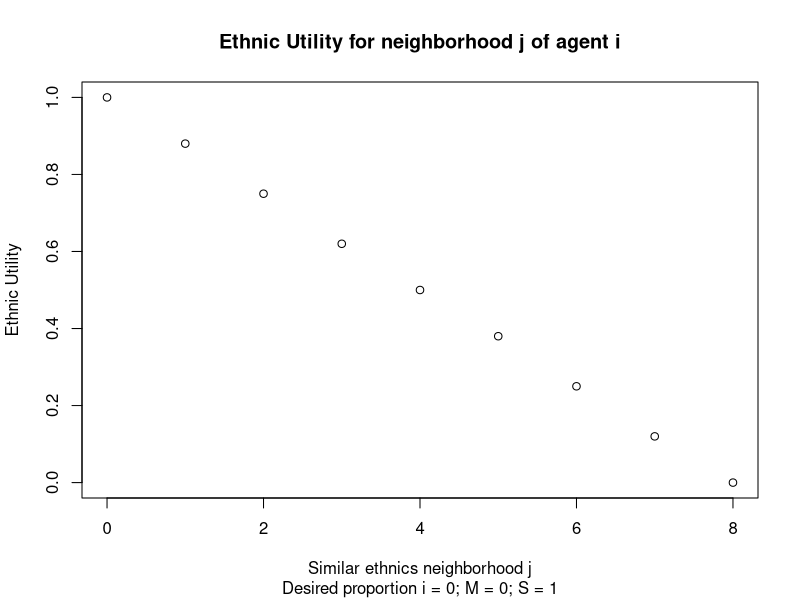
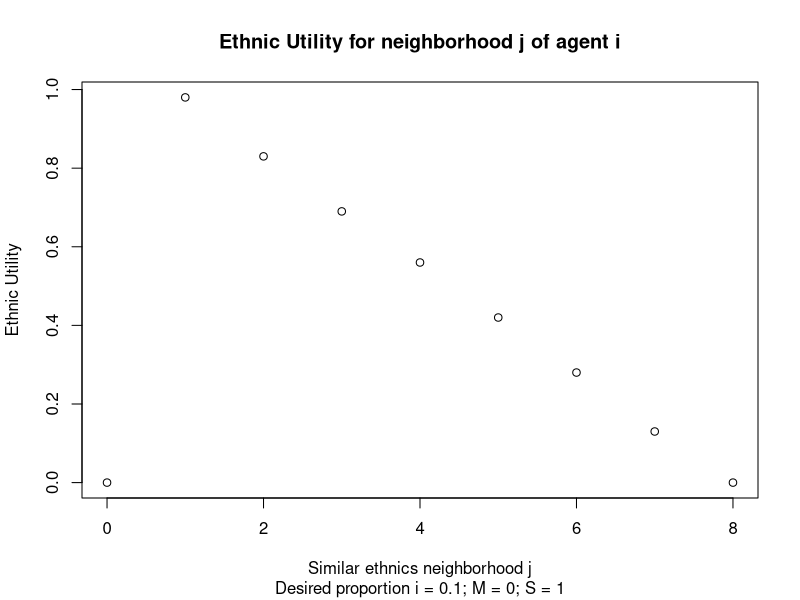
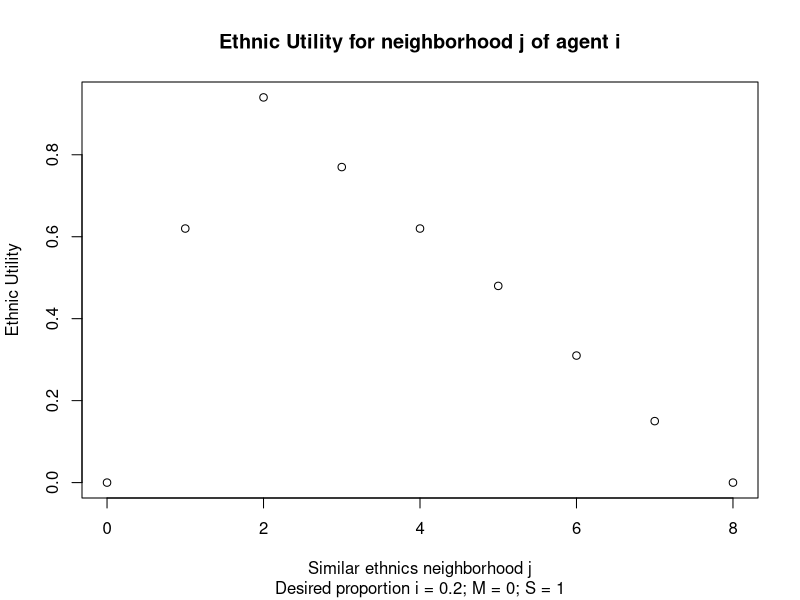
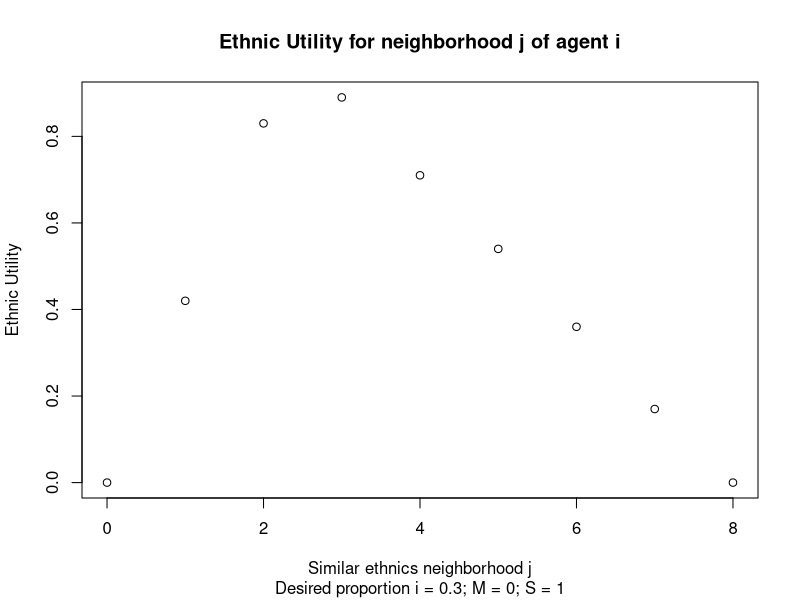
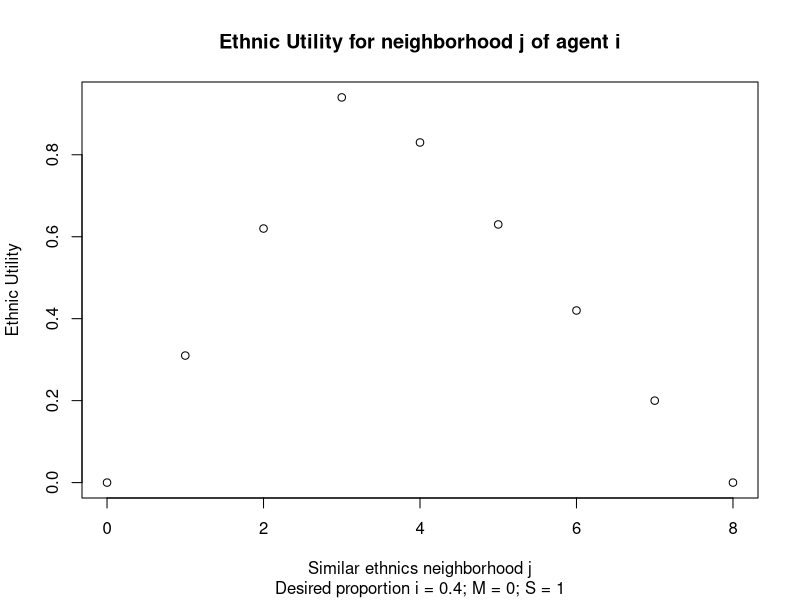
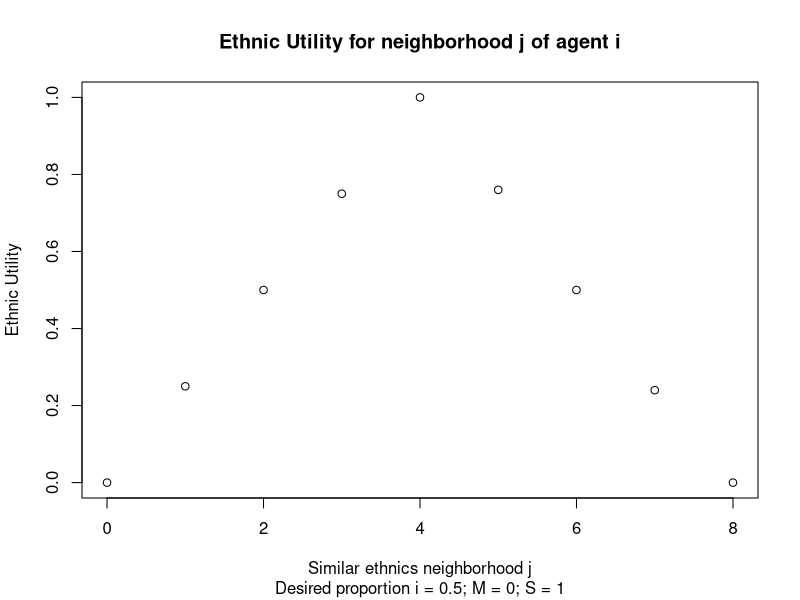
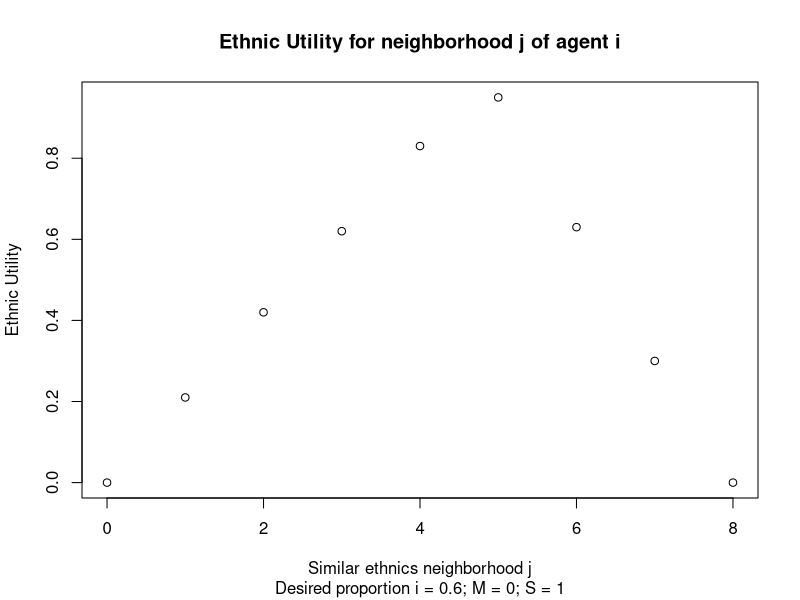
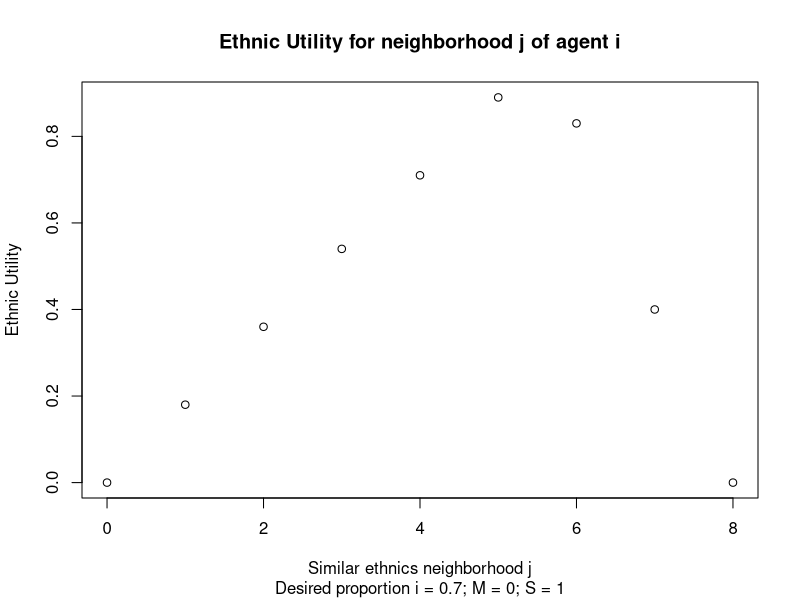

Generate these figures, in order, with R:
## ---- chunk 1
knitr::opts_chunk$set(echo = TRUE, fig.lp="fig:")

library(Hmisc)

# v_w <- 1 - e_w

f_eth <- function(i_e,M,x,n,S){
  if (x > n){
    U <- NA}else{
  if (x < round(n*i_e,digits = 2)){
   U <- (x / round((n*i_e),digits = 2)) * S
    }else if (x > round((n*i_e),digits = 2)){
      U <- M + ((1- round((x/n),digits = 2))*(1-M))/(1-i_e)
    }else{
        U <- 1}
  round(U,digits = 2)
    }
}

f_val <- function(e_w,ew_ng,M,i_v,S){
  if (round(abs(e_w-ew_ng), digits=2) <= i_v) {
    U <- 1
    }else{
      U <- (M + ((1-(round(abs(e_w-ew_ng), digits=2)))*(1-M))/(1-i_v)) * S
    }
  round(U,digits = 2)
}



# install.packages("tinytex", repos = "https://cloud.r-project.org" ) if debug needed?

## ---- chunk 2


# f2 <- function(p,M,x,n,S)

#i_e = 0.5
M = 0
S = 1
n = 8

for (i_e in seq (0.0,1.0, by = 0.1)){
  
f0m <- f_eth(i_e,M,0,n,S)
f1m <- f_eth(i_e,M,1,n,S)
f2m <- f_eth(i_e,M,2,n,S)
f3m <- f_eth(i_e,M,3,n,S)
f4m <- f_eth(i_e,M,4,n,S)
f5m <- f_eth(i_e,M,5,n,S)
f6m <- f_eth(i_e,M,6,n,S)
f7m <- f_eth(i_e,M,7,n,S)
f8m <- f_eth(i_e,M,8,n,S)

num_sim_col <- seq(0, 8, by = 1)
Utility_E <- c(f0m,f1m,f2m,f3m,f4m,f5m,f6m,f7m,f8m)
name_E <- paste0("Desired proportion i = ",i_e,"; M = ",M,"; S = ",S)

plot(num_sim_col,Utility_E, xlab = "Similar ethnics neighborhood j", ylab = "Ethnic Utility",  main = "Ethnic Utility for neighborhood j of agent i",  sub = name_E)

report_E <- paste0("M = ",M,"; S = ",S,"; Desired proportion i = ",i_e,"; Similar ethnics neighborhood j = ", seq(0, 8, by = 1), "; Utility ij = ", Utility_E)

print(report_E)

}
## ---- chunk 3


i_v <- 0
S  <- 1
M <- 0


#  f_dist <- (o,ot,M,i,S)

for (e_w in seq (0.0,1.0, by = 0.1)){

fv0d2 <- f_val(e_w,0,M,i_v,S)
fv1d2 <- f_val(e_w,0.1,M,i_v,S)
fv2d2 <- f_val(e_w,0.2,M,i_v,S)
fv3d2 <- f_val(e_w,0.3,M,i_v,S)
fv4d2 <- f_val(e_w,0.4,M,i_v,S)
fv5d2 <- f_val(e_w,0.5,M,i_v,S)
fv6d2 <- f_val(e_w,0.6,M,i_v,S)
fv7d2 <- f_val(e_w,0.7,M,i_v,S)
fv8d2 <- f_val(e_w,0.8,M,i_v,S)
fv9d2 <- f_val(e_w,0.9,M,i_v,S)
fv10d2 <- f_val(e_w,1.0,M,i_v,S)

value_mean_neighborhood <- seq(0.0, 1.0, by = 0.1)
Utility_V <- c(fv0d2,fv1d2,fv2d2,fv3d2,fv4d2,fv5d2,fv6d2,fv7d2,fv8d2,fv9d2,fv10d2)
name_V <- paste0("Ethnic weight i = ", e_w,"; desired distance i = ",i_v,"; M = ",M,"; S = ",S)

plot(value_mean_neighborhood,Utility_V, xlab = "Mean ethnic weight neighborhood j", ylab = "Value Utility",  main = "Value Utility for neighborhood j of agent i",  sub = name_V)

report_v <- paste0(name_V,"; Mean ethnic weight j = ", seq(0.0, 1.0, by = 0.1), "; Utility ij = ", Utility_V)

print(report_v)


}

## ---- chunk 4

prob <- function(d_u_e,d_u_v,e_w,par_v){round(1 / (1 + exp(-(e_w*10)*(d_u_e) + (-(v_w*10)*(d_u_v)))),digits= 2)}


for (d_u_e in seq (-1.0,1.0, by = 0.1)){
  
e_w <- 0
v_w <- 0

# d_u_e <- -1

  dis_0   <- prob(d_u_e,0.0,e_w,v_w)
dis_0.1 <- prob(d_u_e,0.1,e_w,v_w)
dis_0.2 <- prob(d_u_e,0.2,e_w,v_w)
dis_0.3 <- prob(d_u_e,0.3,e_w,v_w)
dis_0.4 <- prob(d_u_e,0.4,e_w,v_w)
dis_0.5 <- prob(d_u_e,0.5,e_w,v_w)
dis_0.6 <- prob(d_u_e,0.6,e_w,v_w)
dis_0.7 <- prob(d_u_e,0.7,e_w,v_w)
dis_0.8 <- prob(d_u_e,0.8,e_w,v_w)
dis_0.9 <- prob(d_u_e,0.9,e_w,v_w)
dis_1   <- prob(d_u_e,1.0,e_w,v_w)
dis_0.1neg <- prob(d_u_e,-0.1,e_w,v_w)
dis_0.2neg <- prob(d_u_e,-0.2,e_w,v_w)
dis_0.3neg <- prob(d_u_e,-0.3,e_w,v_w)
dis_0.4neg <- prob(d_u_e,-0.4,e_w,v_w)
dis_0.5neg <- prob(d_u_e,-0.5,e_w,v_w)
dis_0.6neg <- prob(d_u_e,-0.6,e_w,v_w)
dis_0.7neg <- prob(d_u_e,-0.7,e_w,v_w)
dis_0.8neg <- prob(d_u_e,-0.8,e_w,v_w)
dis_0.9neg <- prob(d_u_e,-0.9,e_w,v_w)
dis_1neg   <- prob(d_u_e,-1.0,e_w,v_w)
  
  value_difference <- seq(-1.0,1.0, by = 0.1)
  prob_relocation <- seq(0.0, 1.0,  by = 0.1)
  
  prob_choice <- c(dis_1neg,dis_0.9neg,dis_0.8neg,dis_0.7neg,dis_0.6neg,dis_0.5neg,dis_0.4neg,dis_0.3neg,dis_0.2neg,dis_0.1neg,dis_0,dis_0.1,dis_0.2,dis_0.3,dis_0.4,dis_0.5,dis_0.6,dis_0.7,dis_0.8,dis_0.9,dis_1)
  
  name_diff <- paste0("Note: "," Ethnic parameter = ", e_w*10," ;"," Value parameter = ", v_w*10, 
                      "\r\n Utility Difference -1 = MIN Utility Alternative, 1 = MAX Utility Alternative")
  
  name_diff_title <-paste0("Probability to move to alternative","\r\n Difference Ethnic Utility (Alternative - Current) = ", d_u_e)
  
plot(value_difference,prob_choice, xlab = "x-axis: Difference Value Utility (Alternative - Current) \r\n",ylab = "probability", main = name_diff_title, sub = name_diff,ylim = c(0,1), yaxt = 'n')
axis(2,at=seq(0.0, 1.0, by = 0.25))

}


## ---- chunk 5

prob <- function(d_u_e,d_u_v,par_e,par_v){round(1 / (1 + exp(-par_e*(d_u_e) + (-par_v*(d_u_v)))),digits= 2)}

for (d_u_e in seq (-1.0,1.0, by = 0.1)){
  
par_e <- 10
par_v <- 10 - par_e

# d_u_e <- -1

  dis_0p   <- prob(d_u_e,0.0,par_e,par_v)
dis_0.1p <- prob(d_u_e,0.1,par_e,par_v)
dis_0.2p <- prob(d_u_e,0.2,par_e,par_v)
dis_0.3p <- prob(d_u_e,0.3,par_e,par_v)
dis_0.4p <- prob(d_u_e,0.4,par_e,par_v)
dis_0.5p <- prob(d_u_e,0.5,par_e,par_v)
dis_0.6p <- prob(d_u_e,0.6,par_e,par_v)
dis_0.7p <- prob(d_u_e,0.7,par_e,par_v)
dis_0.8p <- prob(d_u_e,0.8,par_e,par_v)
dis_0.9p <- prob(d_u_e,0.9,par_e,par_v)
dis_1p  <- prob(d_u_e,1.0,par_e,par_v)
dis_0.1negp <- prob(d_u_e,-0.1,par_e,par_v)
dis_0.2negp <- prob(d_u_e,-0.2,par_e,par_v)
dis_0.3negp <- prob(d_u_e,-0.3,par_e,par_v)
dis_0.4negp <- prob(d_u_e,-0.4,par_e,par_v)
dis_0.5negp <- prob(d_u_e,-0.5,par_e,par_v)
dis_0.6negp <- prob(d_u_e,-0.6,par_e,par_v)
dis_0.7negp <- prob(d_u_e,-0.7,par_e,par_v)
dis_0.8negp <- prob(d_u_e,-0.8,par_e,par_v)
dis_0.9negp <- prob(d_u_e,-0.9,par_e,par_v)
dis_1negp   <- prob(d_u_e,-1.0,par_e,par_v)
  
  value_difference <- seq(-1.0,1.0, by = 0.1)
  prob_relocation <- seq(0.0, 1.0,  by = 0.1)
  
  prob_choicep <- c(dis_1negp,dis_0.9negp,dis_0.8negp,dis_0.7negp,dis_0.6negp,dis_0.5negp,dis_0.4negp,dis_0.3negp,dis_0.2negp,dis_0.1negp,dis_0p,dis_0.1p,dis_0.2p,dis_0.3p,dis_0.4p,dis_0.5p,dis_0.6p,dis_0.7p,dis_0.8p,dis_0.9p,dis_1p)
  
  name_diff <- paste0("Note: "," Ethnic parameter = ", par_e," ;"," Value parameter = ", par_v, 
                      "\r\n Utility Difference -1 = MIN Utility Alternative, 1 = MAX Utility Alternative")
  
  name_diff_title <-paste0("Probability to move to alternative","\r\n Difference Ethnic Utility (Alternative - Current) = ", d_u_e)
  
plot(value_difference,prob_choicep, xlab = "x-axis: Difference Value Utility (Alternative - Current) \r\n",ylab = "probability", main = name_diff_title, sub = name_diff,ylim = c(0,1), yaxt = 'n')
axis(2,at=seq(0.0, 1.0, by = 0.25))

}


## ---- chunk 6

# f0t6 <- f(0.5,0.6,0,6)
# f1t6 <- f(0.5,0.6,1,6)
# f2t6<- f(0.5,0.6,2,6)
# f3t6 <- f(0.5,0.6,3,6)
# f4t6 <- f(0.5,0.6,4,6)
# f5t6 <- f(0.5,0.6,5,6)
# f6t6 <- f(0.5,0.6,6,6)

# utilityt6 <- c(f0t6,f1t6,f2t6,f3t6,f4t6,f5t6,f6t6)
# concentrationt6 <- c(0:6)


# print(utilityt8)
# plot(concentrationt6,utilityt6)

## ---- chunk 7



# f0m <- f(0.5,1,0,8)
# f1m <- f(0.5,1,1,8)
# f2m <- f(0.5,1,2,8)
# f3m <- f(0.5,1,3,8)
# f4m <- f(0.5,1,4,8)
# f5m <- f(0.5,1,5,8)
# f6m <- f(0.5,1,6,8)
# f7m <- f(0.5,1,7,8)
# f8m <- f(0.5,1,8,8)

# utility_Moore <- c(f0m,f1m,f2m,f3m,f4m,f5m,f6m,f7m,f8m)
# concentrationm <- c(0:8)


# print(utilitym)
# plot(concentrationm,utility_Moore)
## ---- chunk 8



# f0m <- f(0.5,0,0,8)
# f1m <- f(0.5,0,1,8)
# f2m <- f(0.5,0,2,8)
# f3m <- f(0.5,0,3,8)
# f4m <- f(0.5,0,4,8)
# f5m <- f(0.5,0,5,8)
# f6m <- f(0.5,0,6,8)
# f7m <- f(0.5,0,7,8)
# f8m <- f(0.5,0,8,8)

# utility_Moore <- c(f0m,f1m,f2m,f3m,f4m,f5m,f6m,f7m,f8m)
# concentrationm <- c(0:8)


# print(utilitym)
# plot(concentrationm,utility_Moore)
